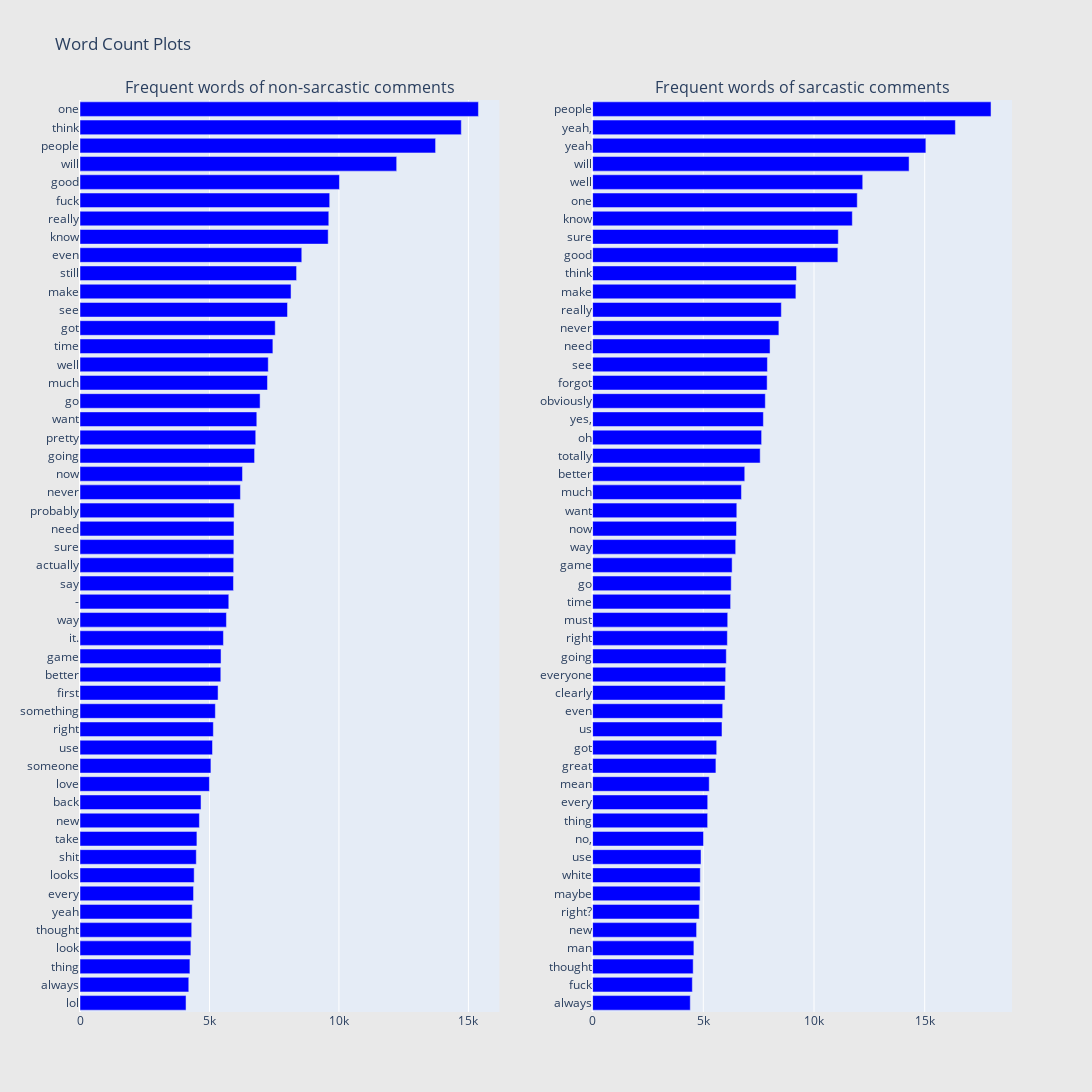

The notebook cell this image was saved under:
### Code cell
show_most_frequent_words(data=train_df, column_text="comment", column_label="label")

### Figure 1 — Plotly figure (JSON) as saved in the notebook; plotly's stock layout.template omitted (floating-point values rounded to 4 significant figures)
{"data": [{"marker": {"color": "blue"}, "orientation": "h", "showlegend": false, "type": "bar", "x": [4095, 4201, 4245, 4282, 4314, 4334, 4385, 4409, 4491, 4515, 4611, 4674, 4998, 5056, 5117, 5150, 5227, 5332, 5438, 5447, 5539, 5655, 5746, 5927, 5935, 5942, 5947, 5952, 6196, 6275, 6742, 6787, 6828, 6955, 7240, 7270, 7449, 7540, 8014, 8150, 8364, 8565, 9585, 9608, 9643, 10020, 12230, 13732, 14726, 15387], "xaxis": "x", "y": ["lol", "always", "thing", "look", "thought", "yeah", "every", "looks", "shit", "take", "new", "back", "love", "someone", "use", "right", "something", "first", "better", "game", "it.", "way", "-", "say", "actually", "sure", "need", "probably", "never", "now", "going", "pretty", "want", "go", "much", "well", "time", "got", "see", "make", "still", "even", "know", "really", "fuck", "good", "will", "people", "think", "one"], "yaxis": "y"}, {"marker": {"color": "blue"}, "orientation": "h", "showlegend": false, "type": "bar", "x": [4412, 4505, 4543, 4575, 4697, 4820, 4856, 4864, 4896, 5010, 5196, 5199, 5268, 5570, 5605, 5844, 5876, 5983, 6010, 6039, 6087, 6103, 6234, 6261, 6302, 6463, 6500, 6513, 6723, 6872, 7569, 7634, 7714, 7801, 7884, 7896, 8015, 8414, 8525, 9182, 9210, 11078, 11098, 11731, 11954, 12201, 14295, 15053, 16386, 17996], "xaxis": "x2", "y": ["always", "fuck", "thought", "man", "new", "right?", "maybe", "white", "use", "no,", "thing", "every", "mean", "great", "got", "us", "even", "clearly", "everyone", "going", "right", "must", "time", "go", "game", "way", "now", "want", "much", "better", "totally", "oh", "yes,", "obviously", "forgot", "see", "need", "never", "really", "make", "think", "good", "sure", "know", "one", "well", "will", "yeah", "yeah,", "people"], "yaxis": "y2"}], "layout": {"annotations": [{"font": {"size": 16}, "showarrow": false, "text": "Frequent words of non-sarcastic comments", "x": 0.225, "xanchor": "center", "xref": "paper", "y": 1, "yanchor": "bottom", "yref": "paper"}, {"font": {"size": 16}, "showarrow": false, "text": "Frequent words of sarcastic comments", "x": 0.775, "xanchor": "center", "xref": "paper", "y": 1, "yanchor": "bottom", "yref": "paper"}], "height": 1200, "paper_bgcolor": "rgb(233,233,233)", "title": {"text": "Word Count Plots"}, "width": 1200, "xaxis": {"anchor": "y", "domain": [0, 0.45]}, "xaxis2": {"anchor": "y2", "domain": [0.55, 1]}, "yaxis": {"anchor": "x", "domain": [0, 1]}, "yaxis2": {"anchor": "x2", "domain": [0, 1]}}}
